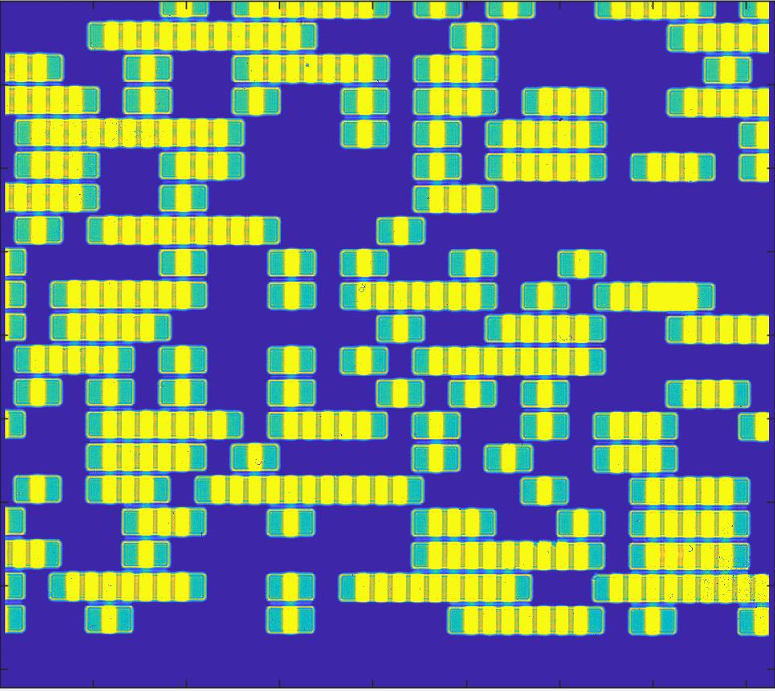
#> input picture coded aperture/2.PNG, 775 x 691 px, found by its file name
$ python size.py
#> lines starting #> are read from the running program, lines starting #| are printed output that depends on the picture
from PIL import Image
#这是进行图像处理的整合版，适用于得到的像图像
# 打开一张图片
img = Image.open('2.png')
#> img is the input picture: PIL image 775x691 RGBA; mean R, G, B, A 109.2, 121.6, 131.9, 255

# 对图像进行处理，比如调整大小
resized_img = img.resize((1024, 1024))
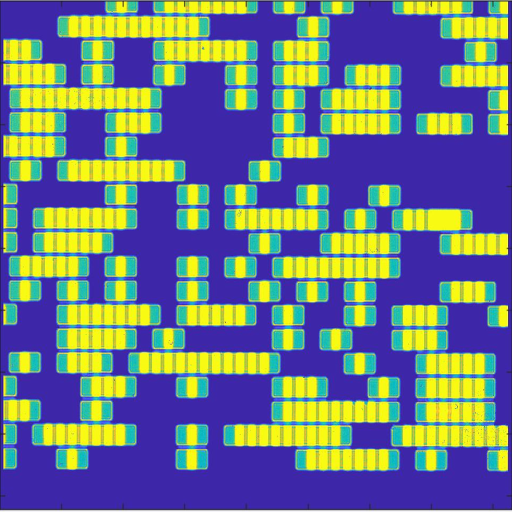
#> resized_img: PIL image 1024x1024 RGBA (shown at 1/2 size); mean R, G, B, A 109.2, 121.6, 131.9, 255
img = resized_img.convert("L")
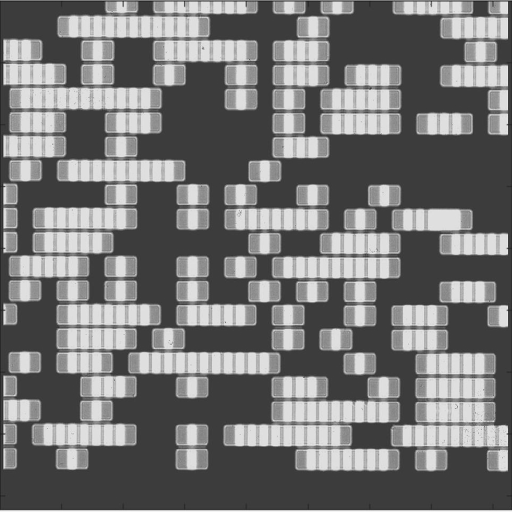
#> img: PIL image 1024x1024 L (shown at 1/2 size); min 17, max 251, mean 119.2
width, height = img.size
#> width = 1024; height = 1024

# 创建一个新的图像对象
new_image = Image.new("L", (width, height))
#> new_image: PIL image 1024x1024 L; every value is 0

# 遍历每个像素,根据条件进行灰度值转换
for x in range(width):
    for y in range(height):
        pixel_value = img.getpixel((x, y))
        if pixel_value > 200:
            new_pixel_value = 200
        elif 100 <= pixel_value <= 200:
            new_pixel_value = 100
        else:
            new_pixel_value = 0
        new_image.putpixel((x, y), new_pixel_value)
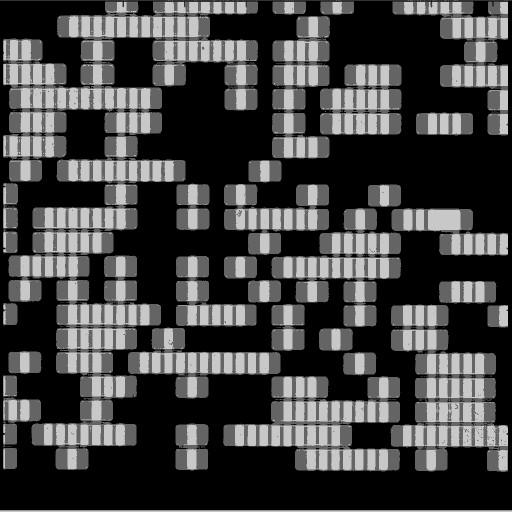
#> new_image: PIL image 1024x1024 L (shown at 1/2 size); min 0, max 200, mean 68.3
# 保存处理后的图像
new_image.save('2_b.png')
